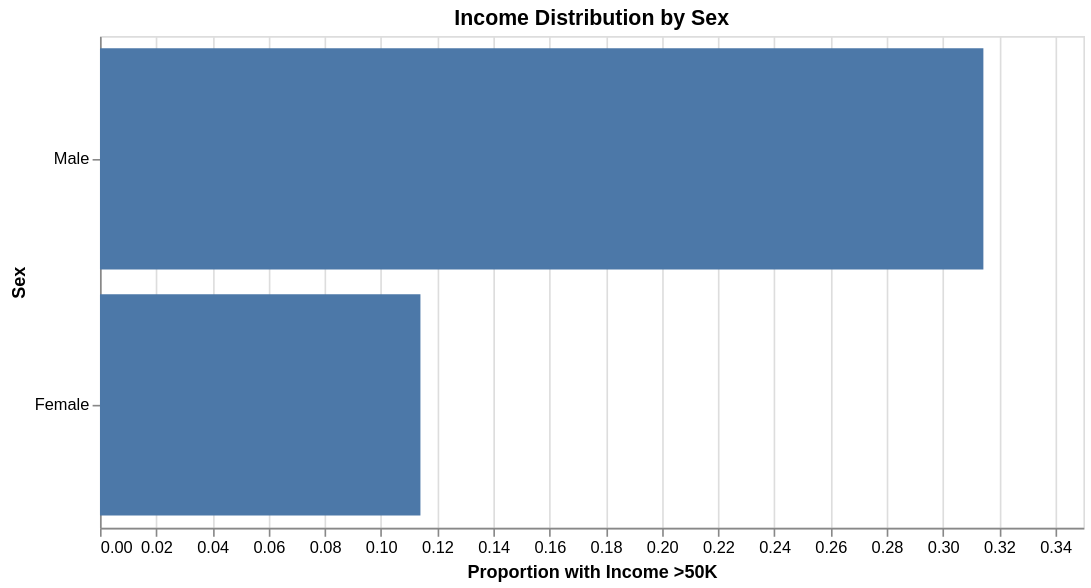

The code cell stored with this chart in its notebook:
### Code cell
sex_income = data.groupby('sex').agg({
    'income': lambda x: (x == '>50K').sum() / len(x)
}).reset_index()
sex_income.columns = ['sex', 'high_income_rate']
sex_income = sex_income.sort_values('high_income_rate', ascending=False)

chart = alt.Chart(sex_income).mark_bar().encode(
    x=alt.X('high_income_rate:Q', title='Proportion with Income >50K'),
    y=alt.Y('sex:N', title='Sex', sort='-x'),
).properties(
    width=600,
    height=300,
    title='Income Distribution by Sex'
)

chart.show()

### Figure 1 — Vega-Lite specification as saved in the notebook (floating-point values rounded to 4 significant figures)
{"config": {"view": {"continuousWidth": 300, "continuousHeight": 300}}, "data": {"name": "data-573dbefc26dcd911414e6404266173f2"}, "mark": {"type": "bar"}, "encoding": {"x": {"field": "high_income_rate", "title": "Proportion with Income >50K", "type": "quantitative"}, "y": {"field": "sex", "sort": "-x", "title": "Sex", "type": "nominal"}}, "height": 300, "title": "Income Distribution by Sex", "width": 600, "$schema": "https://vega.github.io/schema/vega-lite/v6.1.0.json", "datasets": {"data-573dbefc26dcd911414e6404266173f2": [{"sex": "Male", "high_income_rate": 0.3144}, {"sex": "Female", "high_income_rate": 0.1141}]}}
